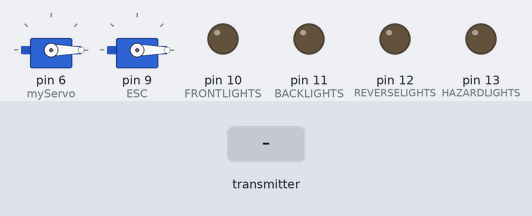
Simulated run of this sketch. Board: Arduino Uno, built with avr-gcc and run on an emulated ATmega328P. On the bench: 2 × servo, output pins drawn as LEDs (lit = HIGH). Inputs (shaded band) come from the test bench. No radio packets arrive unless stated.

Above: at 1.2 s.
1.3 s: the transmitter starts sending motorSpeed = 1023
At 2.0 s:
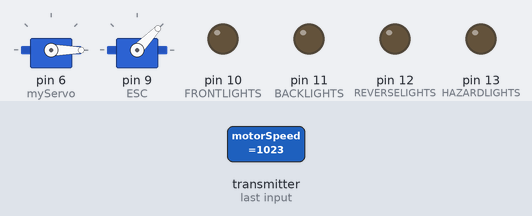
2.8 s: the transmitter starts sending lights = 256
At 3.1 s:
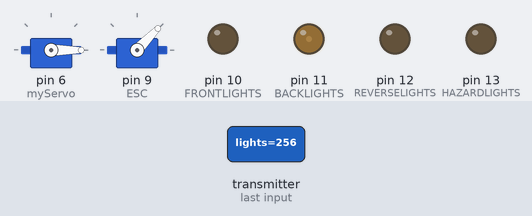
4.3 s: the transmitter starts sending motorSpeed = 0
At 5.5 s:
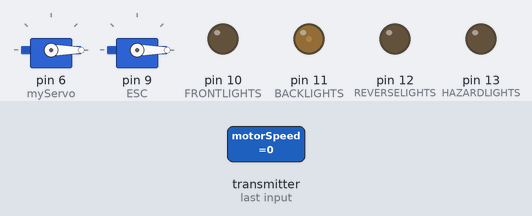
5.8 s: the transmitter starts sending lights = 0
At 6.6 s:
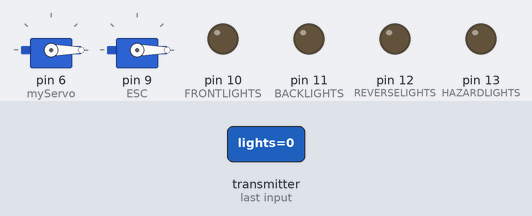
7.3 s: the transmitter starts sending lights = 512
At 7.8 s:
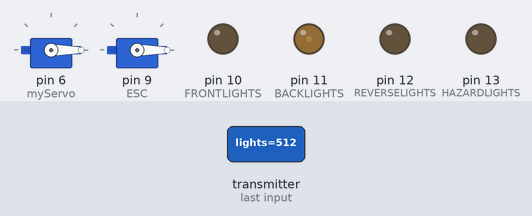
Timing chart, 0 to 9.8 s (numbered marks = the images above; inputs shaded):
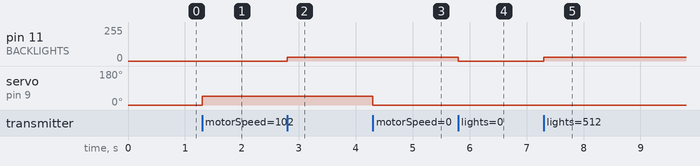

The sketch:

car.ino
```cpp
#include <nRF24L01.h>
#include <RF24.h>
#include <SPI.h>
#include <Servo.h>

#define FRONTLIGHTS 10
#define BACKLIGHTS 11
#define REVERSELIGHTS 12
#define HAZARDLIGHTS 13

struct package
{
  int servoPos, motorSpeed, hazards, lights, brake, reverse;
};
typedef struct package Package;
package data;

const byte address[6] = "000001";
unsigned long prevMillis = 0, currentMillis;
bool hazardsLedState = 1;


RF24 car(7, 8);
Servo myServo, ESC;


//============================ SETUP ========================================//

void setup()
{
  Serial.begin(9600);

  pinMode(FRONTLIGHTS, OUTPUT);
  pinMode(BACKLIGHTS, OUTPUT);
  pinMode(REVERSELIGHTS, OUTPUT);
  pinMode(HAZARDLIGHTS, OUTPUT);

  myServo.attach(6);
  ESC.attach(9);

  car.begin();
  car.setChannel(115);
  car.setPALevel(RF24_PA_MAX);
  car.setDataRate(RF24_250KBPS);
  car.openReadingPipe(0, address);
  car.startListening();
}


//=========================== LOOP ==========================================//

void loop()
{
  if (car.available())
    car.read(&data, sizeof(data));

  lights();

  ESC.writeMicroseconds(data.motorSpeed);
  myServo.writeMicroseconds(data.servoPos);
}


//========================= FUNCTIONS ====================================//


void lights()
{
  if (data.hazards == 1)
    hazardsBlink();
  else
    digitalWrite(HAZARDLIGHTS, LOW);


  if (data.lights != 0){
    if (data.lights == 1) analogWrite(FRONTLIGHTS, 40);    // Short Phase
    if (data.lights == 2) analogWrite(FRONTLIGHTS, 100);   // Long Phase
    analogWrite(BACKLIGHTS, 30);
  }
  else{
    digitalWrite(FRONTLIGHTS, LOW);
    digitalWrite(BACKLIGHTS, LOW);
  }


  if (data.brake == 1)
    analogWrite(BACKLIGHTS, 100);

  if (data.reverse == 1)
    digitalWrite(REVERSELIGHTS, HIGH);
  else
    digitalWrite(REVERSELIGHTS, LOW);
}

//-------------------------------------------------------------

void hazardsBlink()
{
  currentMillis = millis();

  if ((currentMillis - prevMillis) >= 500)
  {
    prevMillis = currentMillis;

    if (hazardsLedState == 1)
      hazardsLedState = 0;
    else
      hazardsLedState = 1;

    digitalWrite(HAZARDLIGHTS, hazardsLedState);
  }
}
```

Measured:
- after the input at 1.3 s, servo on pin 9 (ESC): 0° → 46° at once
- after the input at 2.8 s, pin 11 (BACKLIGHTS): 0/255 → 30/255 at once
- after the input at 4.3 s, servo on pin 9 (ESC): 46° → 0° at once
- after the input at 5.8 s, pin 11 (BACKLIGHTS): 30/255 → 0/255 at once
- after the input at 7.3 s, pin 11 (BACKLIGHTS): 0/255 → 30/255 at once
